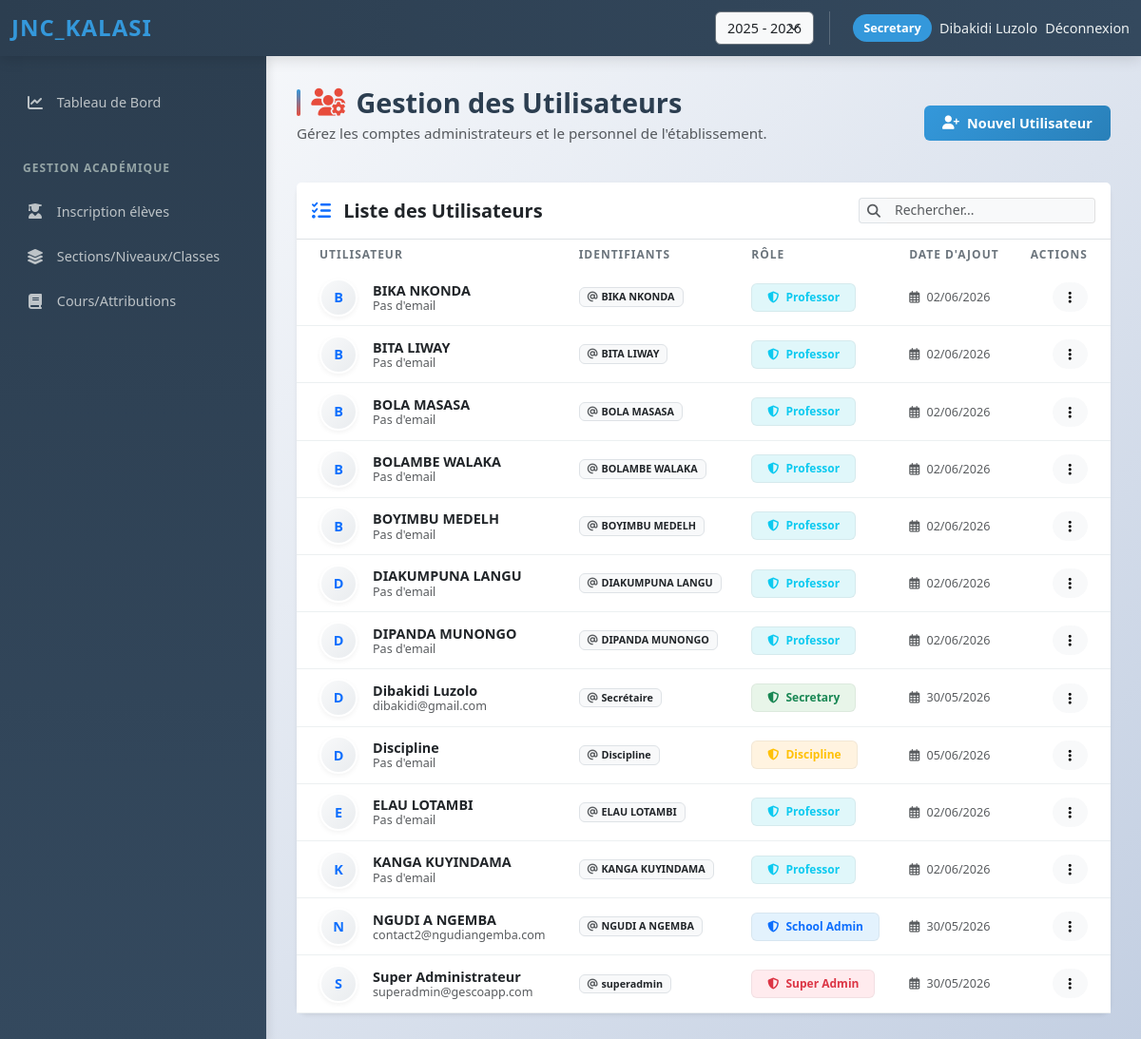
The app's page /admin/users (signed in) with its own data.
### models/__init__.py (models this page shows, shortened)
class User(UserMixin, db.Model):
    __tablename__ = 'users'
    id = db.Column(db.Integer, primary_key=True)
    school_id = db.Column(db.Integer, db.ForeignKey('schools.id'), nullable=True)  # Nullable pour super_admin
    username = db.Column(db.String(80), unique=True, nullable=False)
    password_hash = db.Column(db.String(255), nullable=False)
    role = db.Column(db.Enum('super_admin', 'school_admin', 'secretary', 'discipline', 'professor', name='role_enum'), nullable=False)
    full_name = db.Column(db.String(120), nullable=False)
    email = db.Column(db.String(120))
    created_at = db.Column(db.DateTime, server_default=db.func.now())
    is_active = db.Column(db.Boolean, nullable=False, default=True, server_default=db.text('1'))  # For blocking/unblocking
    last_login_at = db.Column(db.DateTime, nullable=True)
    last_login_ip = db.Column(db.String(45), nullable=True)  # IPv6 compatible
    login_failed_attempts = db.Column(db.Integer, default=0, nullable=False)
    last_failed_login_at = db.Column(db.DateTime, nullable=True)
    last_failed_login_ip = db.Column(db.String(45), nullable=True)
    password_reset_token = db.Column(db.String(100), nullable=True)
    password_reset_expires = db.Column(db.DateTime, nullable=True)
    must_change_password = db.Column(db.Boolean, default=False, nullable=False)
    school = db.relationship('School', back_populates='users')
    courses = db.relationship('Course', back_populates='professor', lazy='dynamic')
    attendance_records = db.relationship('AttendanceRecord', foreign_keys='AttendanceRecord.professor_id', back_populates='professor', lazy='dynamic')
    created_subscriptions = db.relationship('SchoolSubscription', foreign_keys='SchoolSubscription.created_by_user_id', back_populates='created_by_user', lazy='dynamic')
    validated_subscription_payments = db.relationship('SchoolSubscriptionPayment', foreign_keys='SchoolSubscriptionPayment.confirmed_by_user_id', back_populates='confirmed_by_user', lazy='dynamic')
    opened_support_tickets = db.relationship('RemoteSupportTicket', foreign_keys='RemoteSupportTicket.created_by_user_id', back_populates='created_by_user', lazy='dynamic')
    handled_support_tickets = db.relationship('RemoteSupportTicket', foreign_keys='RemoteSupportTicket.handled_by_user_id', back_populates='handled_by_user', lazy='dynamic')
    received_notifications = db.relationship('Notification', foreign_keys='Notification.recipient_id', back_populates='recipient', lazy='dynamic')
    sent_notifications = db.relationship('Notification', foreign_keys='Notification.actor_id', back_populates='actor', lazy='dynamic')
    def is_super_admin(self):
        return self.role == 'super_admin'

### routes/admin/users.py (the view)
@admin_bp.route('/users')
@login_required
def users(school_slug=None):
    target_school_id = get_school_id_for_admin_context()
    if current_user.is_super_admin() and not target_school_id:
        users_list = User.query.filter(User.role.in_(['school_admin', 'super_admin'])).order_by(User.full_name).all()
        schools = School.query.order_by(School.name).all()
    else:
        if not target_school_id:
            flash('Veuillez sélectionner une école pour gérer les utilisateurs.', 'info')
            return redirect(url_for('admin.dashboard', school_slug=school_slug))
        users_list = User.query.filter_by(school_id=target_school_id).order_by(User.full_name).all()
        schools = []
    return render_template('admin/users.html', users=users_list, schools=schools)

### templates/admin/users.html (shortened to what this page needs)
{% extends 'base.html' %}
{% block content %}
<link rel="stylesheet" href="https://cdnjs.cloudflare.com/ajax/libs/font-awesome/6.4.0/css/all.min.css">
<div class="dashboard-wrapper">
  <aside class="sidebar">
    <div class="sidebar-menu-group">
      <ul class="sidebar-menu">
        <li class="sidebar-menu-item">
          <a href="{{ url_for('admin.dashboard') }}" class="sidebar-menu-link">
            <i class="fas fa-chart-line"></i>
            <span>Tableau de Bord</span>
          </a>
        </li>
      </ul>
    </div>
    {% if not current_user.is_super_admin() %}
    <div class="sidebar-menu-group">
      <h6 class="sidebar-group-title">Gestion Académique</h6>
      <ul class="sidebar-menu">
        <li class="sidebar-menu-item">
          <a href="{{ url_for('admin.students') }}" class="sidebar-menu-link">
            <i class="fas fa-user-graduate"></i>
            <span>Inscription élèves</span>
          </a>
        </li>
        <li class="sidebar-menu-item">
          <a href="{{ url_for('admin.sections') }}" class="sidebar-menu-link">
            <i class="fas fa-layer-group"></i>
            <span>Sections/Niveaux/Classes</span>
          </a>
        </li>
        <li class="sidebar-menu-item">
          <a href="{{ url_for('admin.courses') }}" class="sidebar-menu-link">
            <i class="fas fa-book"></i>
            <span>Cours/Attributions</span>
          </a>
        </li>
      </ul>
    </div>
    {% endif %}
  </aside>
  <main class="main-content">
    <div class="page-header d-flex justify-content-between align-items-center mb-4">
      <div>
        <h1 class="page-title mb-1"><i class="fas fa-users-gear" style="color: #e74c3c;"></i> Gestion des Utilisateurs</h1>
        <p class="text-muted">Gérez les comptes administrateurs et le personnel de l'établissement.</p>
      </div>
      <a href="{{ url_for('admin.register_user_redirect') }}" class="btn btn-primary d-flex align-items-center gap-2">
        <i class="fas fa-user-plus"></i>
        <span>{% if super_admin_view %}Nouvel Admin École{% else %}Nouvel Utilisateur{% endif %}</span>
      </a>
    </div>
    <div class="card border-0 shadow-sm" style="border-radius: 12px;">
      <div class="card-header bg-white py-3 border-bottom d-flex justify-content-between align-items-center">
        <h5 class="mb-0 fw-bold text-dark">
          <i class="fas fa-list-check me-2 text-primary"></i>
          {% if super_admin_view %}Administrateurs d'École{% else %}Liste des Utilisateurs{% endif %}
        </h5>
        <div class="search-box">
          <div class="input-group input-group-sm">
            <span class="input-group-text bg-light border-end-0"><i class="fas fa-search text-muted"></i></span>
            <input type="text" class="form-control bg-light border-start-0" placeholder="Rechercher..." id="userSearch">
          </div>
        </div>
      </div>
      <div class="card-body p-0">
        <div class="table-responsive">
          <table class="table table-hover align-middle mb-0" id="usersTable">
            <thead class="bg-light">
              <tr>
                <th class="ps-4">Utilisateur</th>
                <th>Identifiants</th>
                <th>Rôle</th>
                <th>Date d'ajout</th>
                <th class="text-end pe-4">Actions</th>
              </tr>
            </thead>
            <tbody>
              {% for user in users %}
              <tr>
                <td class="ps-4">
                  <div class="d-flex align-items-center gap-3">
                    <div class="user-avatar-circle bg-light d-flex align-items-center justify-content-center text-primary fw-bold" style="width: 40px; height: 40px; border-radius: 50%; border: 2px solid #fff; box-shadow: 0 2px 5px rgba(0,0,0,0.05);">
                      {{ user.full_name[:1]|upper }}
                    </div>
                    <div>
                      <div class="fw-bold text-dark">{{ user.full_name }}</div>
                      <div class="text-muted small">{{ user.email or 'Pas d\'email' }}</div>
                    </div>
                  </div>
                </td>
                <td>
                  <div class="badge bg-light text-dark border px-2 py-1">
                    <i class="fas fa-at me-1 text-muted"></i>{{ user.username }}
                  </div>
                </td>
                <td>
                  {% set role_class = 'bg-danger' if user.role == 'super_admin'
                                   else 'bg-primary' if user.role == 'school_admin'
                                   else 'bg-success' if user.role == 'secretary'
                                   else 'bg-warning' if user.role == 'discipline'
                                   else 'bg-info' %}
                  <span class="badge {{ role_class }}-subtle text-{{ role_class|replace('bg-', '') }} px-3 py-2" style="font-size: 0.75rem; border: 1px solid rgba(0,0,0,0.05);">
                    <i class="fas fa-shield-halved me-1"></i> {{ user.role.replace('_', ' ').title() }}
                  </span>
                </td>
                <td>
                  <div class="text-muted small">
                    <i class="far fa-calendar-alt me-1"></i>
                    {{ user.created_at.strftime('%d/%m/%Y') if user.created_at else '-' }}
                  </div>
                </td>
                <td class="text-end pe-4">
                  <div class="dropdown">
                    <button class="btn btn-light btn-sm rounded-pill px-3 dropdown-toggle no-caret" type="button" data-bs-toggle="dropdown">
                      <i class="fas fa-ellipsis-v"></i>
                    </button>
                  </div>
                </td>
              </tr>
              {% endfor %}
            </tbody>
          </table>
        </div>
      </div>
    </div>
  </main>
</div>
{% endblock %}

### templates/base.html (shortened to what this page needs)
<!doctype html>
<html lang="fr">
<head>
  <link href="https://cdn.jsdelivr.net/npm/bootstrap@5.3.2/dist/css/bootstrap.min.css" rel="stylesheet">
  <link href="{{ url_for('static', filename='css/styles.css') }}" rel="stylesheet">
</head>
<body>
<nav class="navbar navbar-expand-lg navbar-custom">
  <div class="container-fluid">
    {% set school_name = g.school.name if g.school else None %}
    <a class="navbar-brand navbar-brand-school" href="{{ url_for('index') if not current_user.is_authenticated else url_for('auth.redirect_by_role') }}" title="JNC_Kalasi">
      <span class="brand-main">JNC<span>_Kalasi</span></span>
    </a>
    <div class="collapse navbar-collapse" id="navbarNav">
      <ul class="navbar-nav ms-auto">
        {% if current_user.is_authenticated %}
        <li class="nav-item d-flex align-items-center me-3">
          <form method="POST" action="{{ url_for('set_academic_year') }}" class="d-flex align-items-center mb-0">
            <select name="academic_year" class="form-select form-select-sm bg-light text-dark border-secondary" onchange="this.form.submit()" style="width: auto;">
              {% for year in all_academic_years %}
              <option value="{{ year }}" {% if year == current_academic_year %}selected{% endif %}>{{ year }}</option>
              {% endfor %}
            </select>
          </form>
        </li>
        <li class="nav-item d-flex align-items-center nav-user-info">
          <span class="nav-user-badge">{{ current_user.role.replace('_', ' ').title() }}</span>
          <span class="nav-link">{{ current_user.full_name }}</span>
          <a class="nav-link" href="{{ url_for('auth.logout') }}">Déconnexion</a>
        </li>
        {% else %}
        <li class="nav-item">
          <a class="nav-link" href="{{ url_for('auth.login') }}">Connexion</a>
        </li>
        {% endif %}
      </ul>
    </div>
  </div>
</nav>
<div class="dashboard-container">
  {% block content %}{% endblock %}
</div>
</body>
</html>

### records on screen
User: role.replace "Secretary", full_name "Dibakidi Luzolo", full_name "D", email "dibakidi@gmail.com", username "Secrétaire", created_at "30/05/2026"
User: full_name "B", full_name "BIKA NKONDA", email "Pas d'email", username "BIKA NKONDA", role.replace "Professor", created_at "02/06/2026"
User: full_name "B", full_name "BITA LIWAY", email "Pas d'email", username "BITA LIWAY", role.replace "Professor", created_at "02/06/2026"
User: full_name "B", full_name "BOLA MASASA", email "Pas d'email", username "BOLA MASASA", role.replace "Professor", created_at "02/06/2026"
User: full_name "B", full_name "BOLAMBE WALAKA", email "Pas d'email", username "BOLAMBE WALAKA", role.replace "Professor", created_at "02/06/2026"
User: full_name "B", full_name "BOYIMBU MEDELH", email "Pas d'email", username "BOYIMBU MEDELH", role.replace "Professor", created_at "02/06/2026"
User: full_name "D", full_name "DIAKUMPUNA LANGU", email "Pas d'email", username "DIAKUMPUNA LANGU", role.replace "Professor", created_at "02/06/2026"
User: full_name "D", full_name "DIPANDA MUNONGO", email "Pas d'email", username "DIPANDA MUNONGO", role.replace "Professor", created_at "02/06/2026"
User: full_name "D", full_name "Discipline", email "Pas d'email", username "Discipline", role.replace "Discipline", created_at "05/06/2026"
User: full_name "E", full_name "ELAU LOTAMBI", email "Pas d'email", username "ELAU LOTAMBI", role.replace "Professor", created_at "02/06/2026"
User: full_name "K", full_name "KANGA KUYINDAMA", email "Pas d'email", username "KANGA KUYINDAMA", role.replace "Professor", created_at "02/06/2026"
User: full_name "N", full_name "NGUDI A NGEMBA", email "contact2@ngudiangemba.com", username "NGUDI A NGEMBA", role.replace "School Admin", created_at "30/05/2026"
User: full_name "S", full_name "Super Administrateur", email "superadmin@gescoapp.com", username "superadmin", role.replace "Super Admin", created_at "30/05/2026"

### other values on screen
form field academic_year "2025 - 2026"
